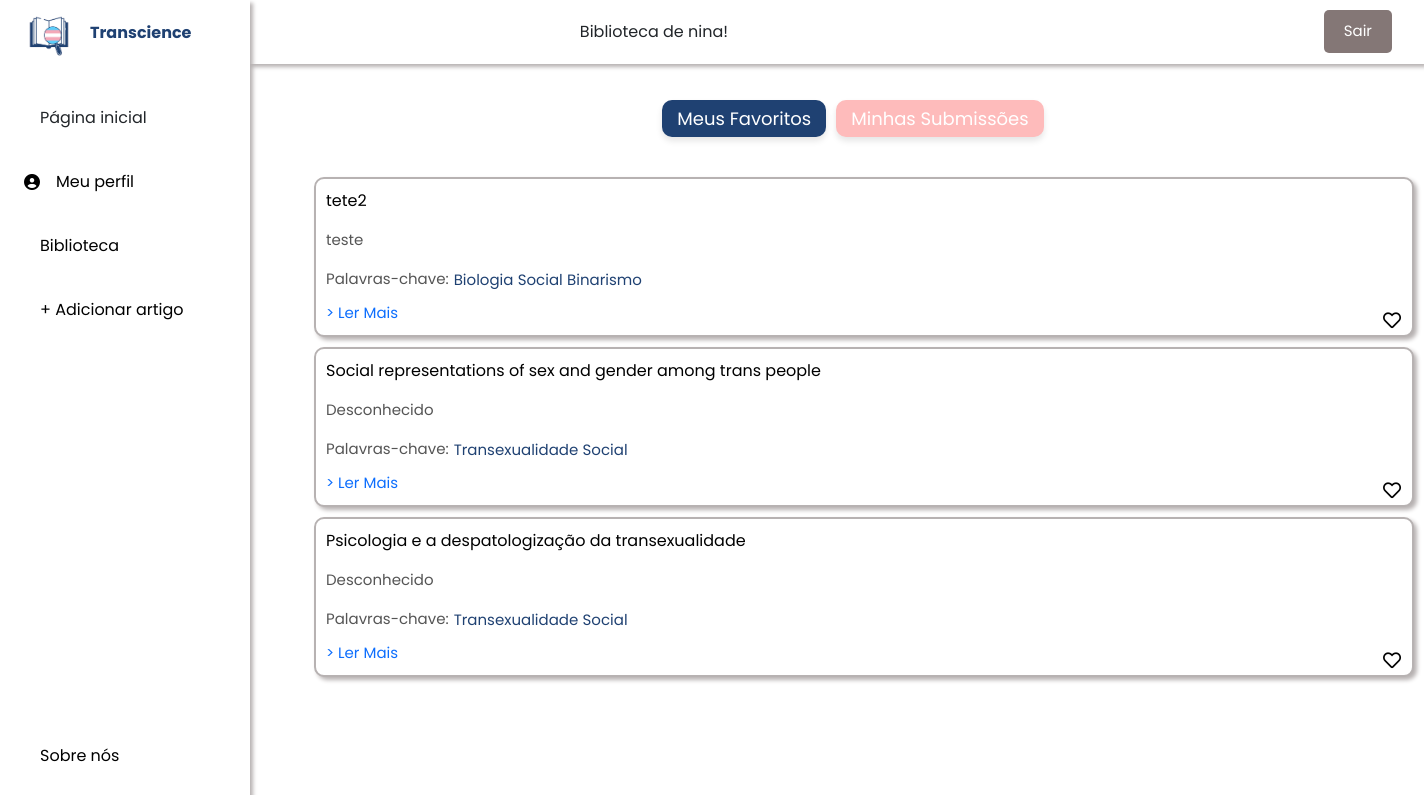
The page /biblioteca/minha_biblioteca/ (signed in) on the database as committed earlier.
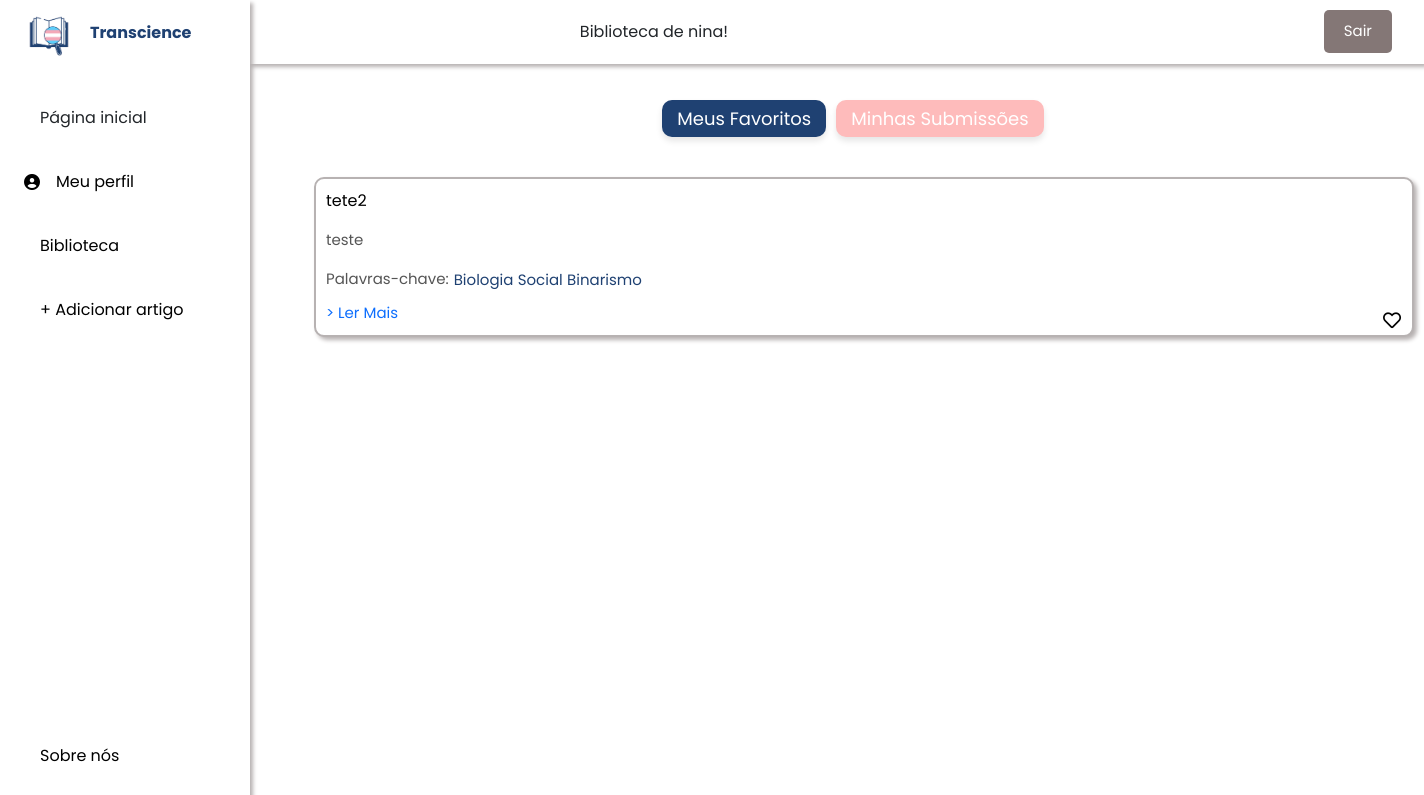
The same page on the database as committed later.
### biblioteca/models.py (models this page shows, shortened)
class Favorito(models.Model):
    usuario = models.ForeignKey(User, on_delete=models.CASCADE)
    artigo = models.ForeignKey(Artigo, on_delete=models.CASCADE)
    data_favorito = models.DateField(auto_now_add=True)

class Artigo(models.Model):
    titulo = models.CharField(max_length=200)
    link = models.CharField(max_length=255)
    autor = models.CharField(max_length=255)
    relevancia_id = models.ForeignKey(Relevancia, on_delete=models.CASCADE)
    ano_id = models.ForeignKey(Ano, on_delete=models.CASCADE)
    palavras_chave = models.ManyToManyField(PalavraChave, related_name='artigos')
    usuario = models.ManyToManyField(User, related_name='artigos')

class PalavraChave(models.Model):
    nome = models.CharField(max_length=100)
    def __str__(self):
        return self.nome

### biblioteca/views.py (the view)
# urls.py: path("minha_biblioteca/", views.ArtigoListView.as_view(), name="minha_biblioteca"),
class ArtigoListView(LoginRequiredMixin, generic.ListView):
    model = Artigo
    template_name = 'biblioteca/minha_biblioteca.html'
    context_object_name = 'artigos'
    def get_queryset(self):
        return Artigo.objects.filter(usuario=self.request.user)

### biblioteca/models.py (called while the page is built)
    def __str__(self):
        return self.descricao

### biblioteca/templates/biblioteca/minha_biblioteca.html (shortened to what this page needs)
{% load static %}
<link rel="stylesheet" href="{% static 'css/bootstrap.min.css' %}">
<link rel="stylesheet" href="{% static 'fa/css/all.min.css' %}">
<link rel="stylesheet" href="{% static 'biblioteca/style.css' %}">
<link href="fontawesome/css/all.css" rel="stylesheet">
<link rel="stylesheet" href="https://use.fontawesome.com/releases/v5.0.7/css/all.css">
<head>
</head>
<body id="body-pd">
  <header class="header" id="header">
      {% if user.is_authenticated %}
      Biblioteca de {{ user.username }}!
      {% else %}
      <p>You are not logged in</p>
      <a href="{% url 'login' %}">Log In</a>
      {% endif %}
      <form action="{% url 'logout' %}" method="post">
        <button type="submit" class="logout-button">Sair</button>
      </form>
  </header>
  <div class="l-navbar" id="nav-bar">
    <nav class="nav">
        <div>
            <a href="#" class="nav_logo">
                <img src="{% static 'biblioteca/images/logo.png' %}" alt="Logo" class="nav_logo-img">
                <span class="nav_logo-name">Transcience</span>
            </a>
            <div class="nav_list">
                <a href="{% url 'biblioteca:index' %}" class="nav_link active">
                    <span class="nav_name">Página inicial</span>
                </a>
                <a href="{% url 'perfil' %}" class="nav_link">
                  <i class="fa-solid fa-circle-user"></i>
                    <span class="nav_name">Meu perfil</span>
                </a>
                <a href="{% url 'biblioteca:minha_biblioteca' %}" class="nav_link">
                    <span class="nav_name">Biblioteca</span>
                </a>
                <a href="{% url 'novoArtigo' %}" class="nav_link">
                  <span class="nav_name"> + Adicionar artigo</span>
                </a>
            </div>
        </div>
        <a href="#" class="nav_link">
            <span class="nav_name">Sobre nós</span>
        </a>
    </nav>
</div>
<div class="btn-container">
    <button class="btn btn-primary" onclick="mostrarFavoritos()">Meus Favoritos</button>
    <button class="btn btn-secondary" onclick="mostrarSubmissoes()">Minhas Submissões</button>
</div>
<div class="content-container">
    <div class="content-container">
        <div id="favoritos" style="display: block;">
            <ul>
                {% for favorito in user.favorito_set.all %}
                    <li class="artigo-item" style="position: relative; padding-bottom: 30px;">
                        <a class="titulo-artigo" style="color: black;">
                            {{ favorito.artigo.titulo }}
                        </a>
                        <form action="{% url 'favoritar_artigo' favorito.artigo.id %}" method="post" class="favorite-form" id="favorite-form-{{ favorito.artigo.id }}">
                            <button type="submit" class="favorite-button" style="border: none; background: none; position: absolute; bottom: 5px; right: 5px;" id="favorite-btn-{{ favorito.artigo.id }}" onclick="toggleFavorite(event, {{ favorito.artigo.id }})">
                                <i class="far fa-heart" id="heart-{{ favorito.artigo.id }}" style="font-size: 18px;"></i>
                            </button>
                        </form>
                        <p class="texto-menor" style="margin-top: 3px;">{{ favorito.artigo.autor }}
                        <div style="display: flex; align-items: center; margin-top: 10px;">
                            <a class="texto-menor">Palavras-chave:</a>
                            <div class="palavras-chave-container" style="margin-left: 5px;">
                                {% for palavra_chave in favorito.artigo.palavras_chave.all %}
                                    <span class="texto-menor" style="color: #1F4172;">{{ palavra_chave }}</span>
                                {% endfor %}
                            </div>
                        </div>
                        <p class="texto-menor" style="margin-top: 10px;">
                            <a href="{{ favorito.artigo.link }}" target="_blank">> Ler Mais</a>
                        </p>
                    </li>
                {% empty %}
                    <p>Você ainda não favoritou nenhum artigo.</p>
                {% endfor %}
            </ul>
        </div>

### biblioteca/static/biblioteca/style.css (style rules this page uses)
* { font-family: "Poppins", sans-serif; }
body { position: relative; font-family: var(--body-font); transition: .5s; margin: 0; padding: 0; }
a { text-decoration: none; }
.artigo-item { border-radius: 10px; padding: 10px; margin-bottom: 10px; background-color: #ffffff; border: 2px solid rgb(183, 178, 178); list-style: none; box-shadow: 3px 3px 4px rgb(183, 178, 178); transition: transform 0.3s, box-shadow 0.3s; }
.texto-menor { font-size: 15px; color: #555; }
.header { width: 100%; height: var(--header-height); position: fixed; top: 0; left: 0; display: flex; align-items: center; justify-content: space-between; padding: 0 1rem; background-color: #ffffff; z-index: var(--z-fixed); transition: .5s; box-shadow: 3px 3px 4px rgb(183, 178, 178); }
.l-navbar { position: fixed; top: 0; left: 0; width: var(--nav-width); height: 100vh; background-color: #ffffff; padding: 0; transition: .5s; z-index: var(--z-fixed); box-shadow: 3px 3px 4px rgb(183, 178, 178); }
.nav { height: 100%; display: flex; flex-direction: column; justify-content: space-between; overflow: hidden; margin-top: 0; }
.nav_logo, .nav_link { display: grid; grid-template-columns: max-content max-content; align-items: center; column-gap: 1rem; padding: .5rem 0 .5rem 1.5rem; }
.nav_logo { margin-bottom: 2rem; }
.nav_logo-name { color: #1F4172; font-weight: 700; }
.nav_link { position: relative; color: var(--first-color-light); margin-bottom: 1.5rem; transition: .3s; }
.nav_logo-img { width: 50px; height: 50px; white-space: nowrap; }
.active { color: var(--black-color); }
.active::before { content: ''; position: absolute; left: 0; width: 2px; height: 32px; background-color: var(--white-color); }
@media screen and (min-width: 768px) { body { margin: calc(var(--header-height) + 1rem) 0 0 0; padding-left: calc(var(--nav-width) + 2rem); } }
@media screen and (min-width: 768px) { .header { height: calc(var(--header-height) + 1rem); padding: 0 2rem 0 calc(var(--nav-width) + 2rem); } }
@media screen and (min-width: 768px) { .l-navbar { left: 0; padding: 0; margin: 0; } }
@media screen and (min-width: 768px) { .logout-button { background-color: #847776; color: white; border: none; padding: 10px 20px; font-size: 15px; cursor: pointer; border-radius: 5px; transition: background-color 0.3s ease; margin-top: 15px; transition: background-color 0.3s, transform 0.2s; } }
@media screen and (min-width: 768px) { .favorite-button i { cursor: pointer; font-size: 20px; } }

### biblioteca/templates/biblioteca/minha_biblioteca.html (style rules this page uses)
.artigo-item { width: 1100px; height: 160px; }
.btn-container { display: flex; justify-content: center; align-items: center; gap: 10px; margin-top: 100px; margin-bottom: 40px; }
.btn.btn-primary { background-color: #1F4172; color: white; padding: 5px 15px; border: none; border-radius: 10px; font-size: 18px; box-shadow: 0px 4px 6px rgba(0, 0, 0, 0.1); transition: background-color 0.3s ease, transform 0.3s ease; display: inline-block; text-align: center; cursor: pointer; }
.btn.btn-secondary { background-color: #febbbb; color: white; padding: 5px 15px; border: none; border-radius: 10px; font-size: 18px; box-shadow: 0px 4px 6px rgba(0, 0, 0, 0.1); transition: background-color 0.3s ease, transform 0.3s ease; display: inline-block; text-align: center; cursor: pointer; }

Rows that differ between the two databases and show on the page:
removed Favorito: artigo.titulo "Social representations of sex and gender among trans people", artigo.autor "Desconhecido", PalavraChave (nome "Social")
no longer on this page (row unchanged): PalavraChave: nome "Transexualidade"
removed Favorito: artigo.titulo "Psicologia e a despatologização da transexualidade", artigo.autor "Desconhecido", PalavraChave (nome "Social")
